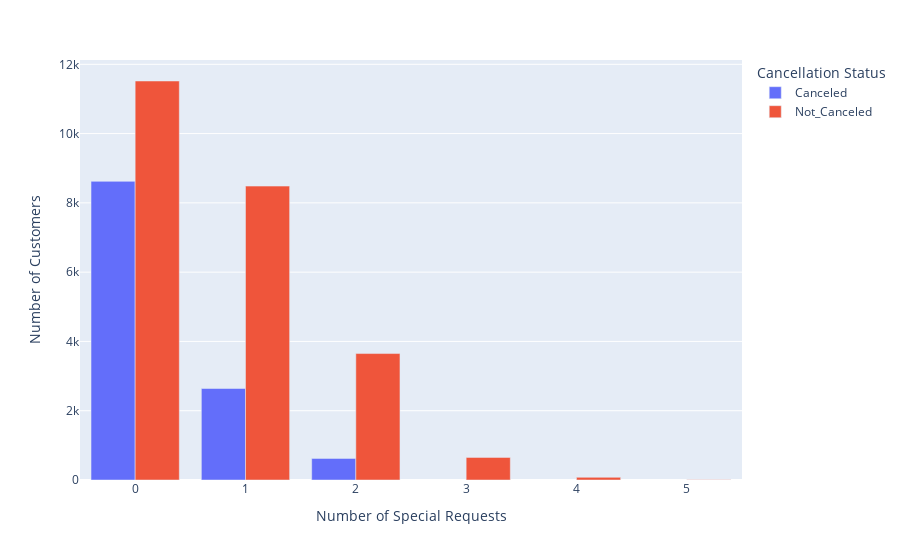

Write notebook code for a chart like this one.
### Code cell
fig1 = px.bar(x=special_requests['no_of_special_requests'], y=special_requests['Booking_ID'],
              color=special_requests['booking_status'], barmode='group')

fig1.update_layout(xaxis_title='Number of Special Requests', yaxis_title='Number of Customers', legend_title_text='Cancellation Status')

fig1.show()

### Figure 1 — Plotly figure (JSON) as saved in the notebook; plotly's stock layout.template omitted (floating-point values rounded to 4 significant figures)
{"data": [{"alignmentgroup": "True", "hovertemplate": "color=Canceled<br>x=%{x}<br>y=%{y}<extra></extra>", "legendgroup": "Canceled", "marker": {"color": "#636efa", "pattern": {"shape": ""}}, "name": "Canceled", "offsetgroup": "Canceled", "orientation": "v", "showlegend": true, "textposition": "auto", "type": "bar", "x": [0, 1, 2], "xaxis": "x", "y": [8621, 2641, 623], "yaxis": "y"}, {"alignmentgroup": "True", "hovertemplate": "color=Not_Canceled<br>x=%{x}<br>y=%{y}<extra></extra>", "legendgroup": "Not_Canceled", "marker": {"color": "#EF553B", "pattern": {"shape": ""}}, "name": "Not_Canceled", "offsetgroup": "Not_Canceled", "orientation": "v", "showlegend": true, "textposition": "auto", "type": "bar", "x": [0, 1, 2, 3, 4, 5], "xaxis": "x", "y": [11518, 8484, 3650, 653, 77, 8], "yaxis": "y"}], "layout": {"barmode": "group", "legend": {"title": {"text": "Cancellation Status"}, "tracegroupgap": 0}, "margin": {"t": 60}, "xaxis": {"anchor": "y", "domain": [0, 1], "title": {"text": "Number of Special Requests"}}, "yaxis": {"anchor": "x", "domain": [0, 1], "title": {"text": "Number of Customers"}}}}
